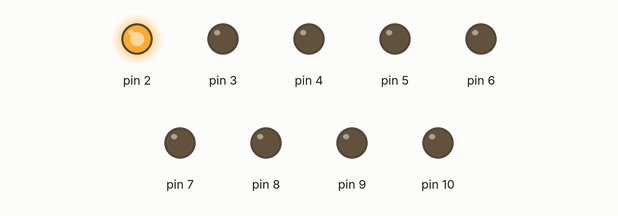
This sketch was run on a simulated Arduino Uno, built with avr-gcc and run on an emulated ATmega328P. On the bench: output pins drawn as LEDs (lit = HIGH).

Above: at 0.5 s.
At 2.5 s:
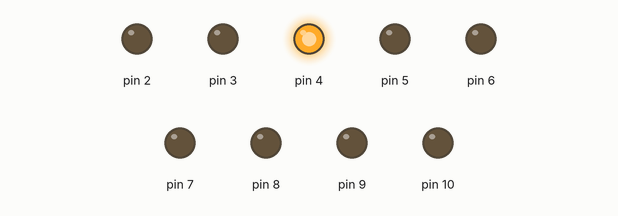
At 3.5 s:
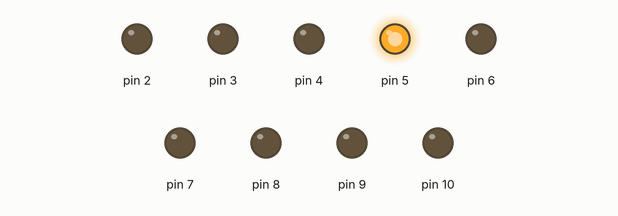
At 5.5 s:
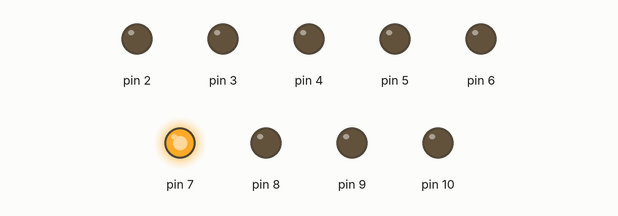
At 7.5 s:
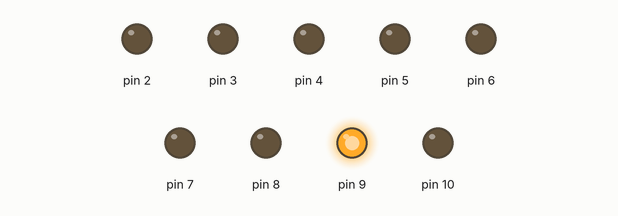
At 10.5 s:
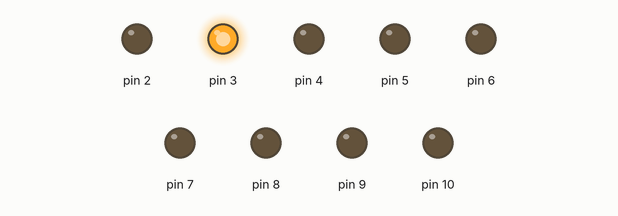
Timing chart, 0 to 11.7 s (numbered marks = the images above):
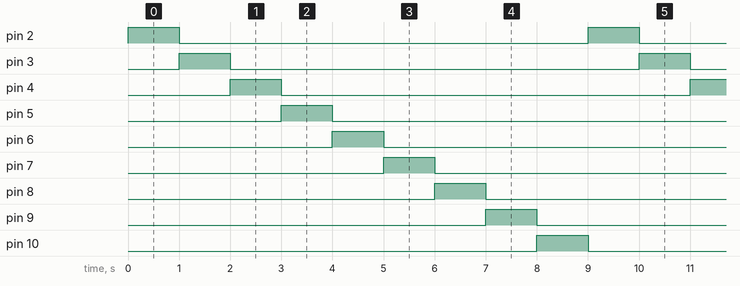

Measured:
- by itself, pin 2–10: alternates HIGH for 1.0 s and LOW for 8.0 s
- by itself, everything shown: repeats every 9.0 s, in 10 steps

The sketch:

test.ino
```cpp
void setup () {

for(int i=2; i < 11; i++){
   pinMode (i, OUTPUT);
  }
}

void loop(){
  for(int i=2; i < 11; i++){
    digitalWrite (i, HIGH);
    delay (1000);
    digitalWrite (i, LOW);
  }
}
```
